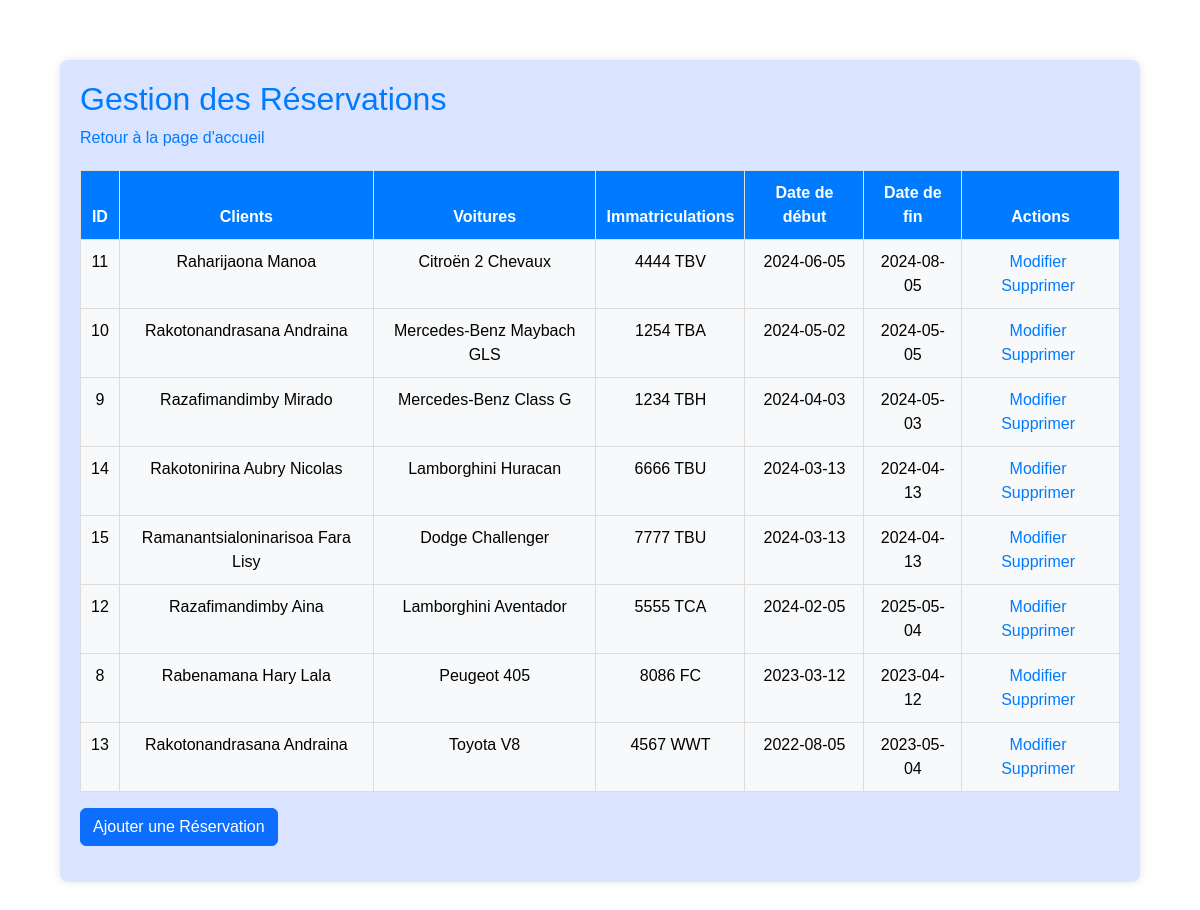
The app's page /Location-de-voiture/reservation/gestion_reservation.php (signed in) with its own data.
### tables this page shows
CREATE TABLE IF NOT EXISTS `reservation` (
  `reservation_id` int NOT NULL AUTO_INCREMENT,
  `client_id` varchar(5) DEFAULT NULL,
  `immatr` varchar(10) DEFAULT NULL,
  `date_debut` date DEFAULT NULL,
  `date_fin` date DEFAULT NULL,
  PRIMARY KEY (`reservation_id`)
);

CREATE TABLE IF NOT EXISTS `client` (
  `ID_client` int NOT NULL AUTO_INCREMENT,
  `nom` varchar(40) DEFAULT NULL,
  `prenom` varchar(35) DEFAULT NULL,
  `email` varchar(50) DEFAULT NULL,
  `telephone` varchar(15) DEFAULT NULL,
  `adresse` varchar(30) DEFAULT NULL,
  PRIMARY KEY (`ID_client`)
);

CREATE TABLE IF NOT EXISTS `voiture` (
  `immatr` varchar(10) NOT NULL,
  `marque` varchar(20) DEFAULT NULL,
  `modele` varchar(20) DEFAULT NULL,
  `couleur` varchar(15) DEFAULT NULL,
  `disponibilite` tinyint(1) DEFAULT NULL,
  `image` varchar(255) DEFAULT NULL,
  PRIMARY KEY (`immatr`)
);

### Location-de-voiture/reservation/gestion_reservation.php (the view, shortened to what this page needs)
<?php
require_once '../database.php';
$sql_reservations = "SELECT r.reservation_id, c.nom, c.prenom, v.marque, v.modele, r.date_debut, r.date_fin, v.immatr
                    FROM reservation r
                    JOIN client c ON r.client_id = c.ID_client
                    JOIN voiture v ON r.immatr = v.immatr
                    ORDER BY r.date_debut DESC";
$stmt_reservations = $conn->prepare($sql_reservations);
$stmt_reservations->execute();
$reservations = $stmt_reservations->fetchAll(PDO::FETCH_ASSOC);
?>
<!DOCTYPE html>
<html lang="en">
<head>
    <link rel="stylesheet" href="bootstrap.css">
    <link rel="stylesheet" href="gestion_reservation.css">
</head>
<body>
    <div class="container">
        <h2>Gestion des Réservations</h2>
        <a href="../index.php">Retour à la page d'accueil</a>
        <table class="table">
            <thead>
                <tr>
                    <th>ID</th>
                    <th>Clients</th>
                    <th>Voitures</th>
                    <th>Immatriculations</th>
                    <th>Date de début</th>
                    <th>Date de fin</th>
                    <th>Actions</th>
                </tr>
            </thead>
            <tbody>
                <?php foreach ($reservations as $reservation) : ?>
                    <tr>
                        <td><?= $reservation['reservation_id'] ?></td>
                        <td><?= $reservation['nom'] ?> <?= $reservation['prenom'] ?></td>
                        <td><?= $reservation['marque'] ?> <?= $reservation['modele'] ?></td>
                        <td><?= $reservation['immatr'] ?></td>
                        <td><?= $reservation['date_debut'] ?></td>
                        <td><?= $reservation['date_fin'] ?></td>
                        <td>
                            <a href="modify_reservation.php?reservation_id=<?= $reservation['reservation_id'] ?>">Modifier</a>
                            <a href="gestion_reservation.php?delete_id=<?= $reservation['reservation_id'] ?>" onclick="return confirm('Êtes-vous sûr de vouloir supprimer cette réservation ?')">Supprimer</a>
                        </td>
                    </tr>
                <?php endforeach; ?>
            </tbody>
        </table>
        <div class="mb-3">
            <a href="add_reservation.php" class="btn btn-primary">Ajouter une Réservation</a>
        </div>
    </div>
</body>
</html>

### Location-de-voiture/reservation/gestion_reservation.css (style rules this page uses)
body { font-family: Arial, sans-serif; margin: 0; background-image: url(../image/arrière_planreservation.jpg); background-size: cover; background-repeat: no-repeat; background-position: center center; }
.container { max-width: 1080px; margin: 5% auto; background-color: #dae3ff; padding: 20px; border-radius: 8px; box-shadow: 0 0 10px rgba(0, 0, 0, 0.1); }
h2 { color: #007bff; }
a { text-decoration: none; color: #007bff; margin-right: 15px; }
.table { width: 100%; border-collapse: collapse; margin-top: 20px; }
.table th, .table td { border: 1px solid #ddd; padding: 10px; text-align: center; }
.table th { background-color: #007bff; color: #fff; }
.table td { background-color: #f8f9fa; }
.table a { color: #007bff; margin-right: 5px; }

### records on screen
reservation: reservation_id "11", client.nom "Raharijaona", client.prenom "Manoa", voiture.marque "Citroën", voiture.modele "2 Chevaux", voiture.immatr "4444 TBV", date_debut "2024-06-05", date_fin "2024-08-05"
reservation: reservation_id "10", client.nom "Rakotonandrasana", client.prenom "Andraina", voiture.marque "Mercedes-Benz", voiture.modele "Maybach GLS", voiture.immatr "1254 TBA", date_debut "2024-05-02", date_fin "2024-05-05"
reservation: reservation_id "9", client.nom "Razafimandimby", client.prenom "Mirado", voiture.marque "Mercedes-Benz", voiture.modele "Class G", voiture.immatr "1234 TBH", date_debut "2024-04-03", date_fin "2024-05-03"
reservation: reservation_id "14", client.nom "Rakotonirina", client.prenom "Aubry Nicolas", voiture.marque "Lamborghini", voiture.modele "Huracan", voiture.immatr "6666 TBU", date_debut "2024-03-13", date_fin "2024-04-13"
reservation: reservation_id "15", client.nom "Ramanantsialoninarisoa", client.prenom "Fara Lisy", voiture.marque "Dodge", voiture.modele "Challenger", voiture.immatr "7777 TBU", date_debut "2024-03-13", date_fin "2024-04-13"
reservation: reservation_id "12", client.nom "Razafimandimby", client.prenom "Aina", voiture.marque "Lamborghini", voiture.modele "Aventador", voiture.immatr "5555 TCA", date_debut "2024-02-05", date_fin "2025-05-04"
reservation: reservation_id "8", client.nom "Rabenamana", client.prenom "Hary Lala", voiture.marque "Peugeot", voiture.modele "405", voiture.immatr "8086 FC", date_debut "2023-03-12", date_fin "2023-04-12"
reservation: reservation_id "13", client.nom "Rakotonandrasana", client.prenom "Andraina", voiture.marque "Toyota", voiture.modele "V8", voiture.immatr "4567 WWT", date_debut "2022-08-05", date_fin "2023-05-04"
